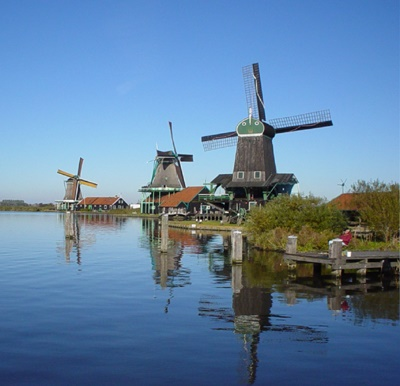
%> input picture Erwtima7/left.jpg, 400 x 386 px
$ octave --eval "result = shirai;"   (GNU Octave 9; MATLAB toolbox functions it lacks are replaced by stand-ins)
%> lines starting %> are read from the running program, lines starting %| are printed output that depends on the picture; in (x1, y1, x2, y2) boxes, pixels count from 0 and x2, y2 are one past the last pixel; in counts of white or black regions, pixels touching at a corner belong together; the program's own positions count from 1
function [CorrespondingPoint] = shirai()
% This sctript demonstrate the basic feature based correspondence points
% matching algorithm.

clc
clear all

% Load and display original images.

LeftImage = imread('left.jpg');
%> LeftImage is the input picture: size 386x400x3 uint8; mean R, G, B 97.5, 130, 162.8
RightImage = imread('right.jpg');
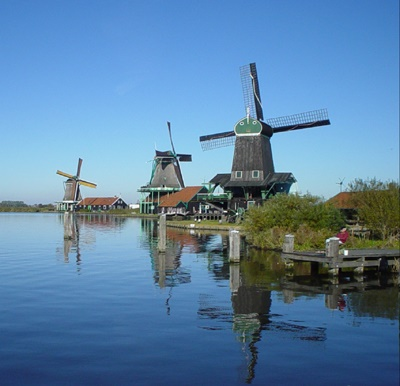
%> input picture Erwtima7/right.jpg, 400 x 386 px
%> RightImage is the input picture: size 386x400x3 uint8; mean R, G, B 91.9, 131, 165.3

LeftImage = LeftImage([1:386],[1:400],:);
RightImage = RightImage([1:386],[1:400],:);

[LeftHeight,LeftWidth] = size(LeftImage(:,:,1));
%> LeftHeight = 386; LeftWidth = 400
[RightHeight,RightWidth] = size(RightImage(:,:,1));
%> RightHeight = 386; RightWidth = 400
Height = min(LeftHeight,RightHeight);
%> Height = 386
Width = min(LeftWidth,RightWidth);
%> Width = 400
%Initialize Corresponding Point Matrix
CorrespondingPoint = zeros(Height,Width);
%> CorrespondingPoint: size 386x400 double; every value is 0
LeftImage = LeftImage([1:Height],[1:Width],:);
RightImage = RightImage([1:Height],[1:Width],:);
figure('Name','Original Left Image');
imshow(LeftImage);
title('Left RGB Image');
figure('Name','Original Right Image');
imshow(RightImage);
title('Right RGB Image');

% Convert images to grayscale images in order to reduce computational
% effort.
LeftImage = rgb2gray(LeftImage);
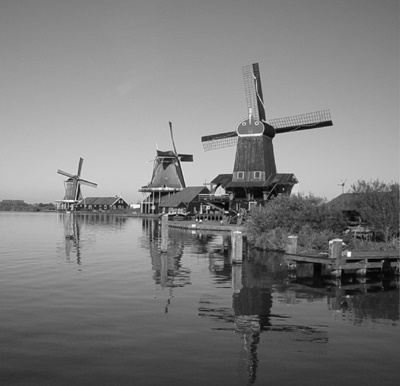
%> LeftImage: size 386x400 uint8; min 1, max 254, mean 124
LeftImage = double(LeftImage)/255;
%> LeftImage: size 386x400 double
RightImage = rgb2gray(RightImage);
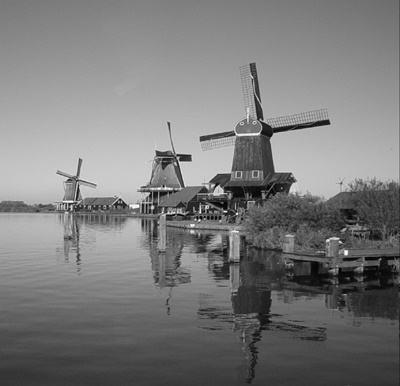
%> RightImage: size 386x400 uint8; min 0, max 254, mean 123.2
RightImage = double(RightImage)/255;
%> RightImage: size 386x400 double
figure('Name','Grayscaled Left Image');
imshow(LeftImage);
title('Left Grayscale Image');
figure('Name','Grayscaled Right Image');
imshow(RightImage);
title('Right Grayscale Image');

% Compute the image corresponding to the lest image.

EdgeImage = im2bw(LeftImage);
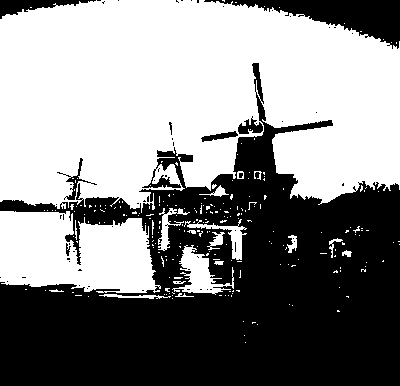
%> EdgeImage: size 386x400 logical; 53.5% white; 64 black regions (56 under 20 px), largest, box (x1, y1, x2, y2) and area: (0, 63, 400, 386) 66456, (204, 0, 400, 49) 3711, (0, 0, 96, 19) 756
EdgeImage = double(EdgeImage);
EdgeImage = edge(EdgeImage,'prewitt');
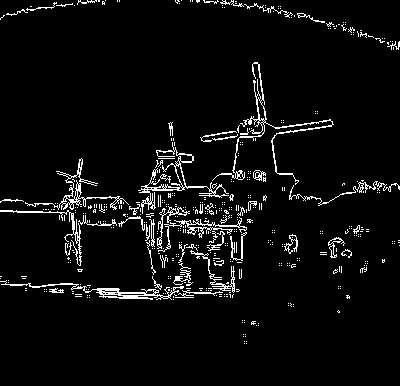
%> EdgeImage: size 386x400 logical; 4.9% white in thin lines or dots, all inside (x1, y1, x2, y2) = (0, 0, 400, 344)
figure('Name','Thresholded Left Edge Image');
imshow(EdgeImage);

% Main algorith for the correspondence problem.

% Set the window size.
W = 2;

% For each scan line.
for i = W+1:1:Height-W
    % For each pixel of the left image image within ths scan line.
    for j = W+1:1:Width - W
        [i,j]
        if (EdgeImage(i,j)==1)
            % Get left image window.
            LeftImageWindow = LeftImage([i-W:i+W],[j-W:j+W]);
            % Compute the mean intensity value of the left window.
            LeftWindowMean = mean(mean(LeftImageWindow));
            % Compute some auxiliary variables related to the left image
            % window.
            Mleft = LeftImageWindow - LeftWindowMean;
            Mleft_square = Mleft.^2;
            % Get the search area within the right image.
            SearchLine = [W+1:j];
            SearchLineWidth = length(SearchLine);
            % Initialize right image windows and corresponding means and
            % costs.
            RightImageWindows = cell(1,SearchLineWidth);
            RightImageMeans = zeros(1,SearchLineWidth);
            Cost = zeros(1,SearchLineWidth);
            % For each point in the search line of the right window compute
            % the corresponding cost.
            for m = 1:1:length(SearchLine)
                %m
                RightImageWindows{m} = RightImage([i-W:i+W],[SearchLine(m)-W:SearchLine(m)+W]);   %pairnei to kathe ena parathiraki
                %SH = [SearchLine(m)-W:SearchLine(m)+W]
                %SW = [j-W:j+W]
                RightImageMeans(m) = mean(mean(RightImageWindows{m}));
                % Compute some auxiliary variables related to the right image
                % window.
                Mright = RightImageWindows{m} - RightImageMeans(m);
                Mright_square = Mright.^2;
                % Compute the cost value associated with the current
                % window.
                %Cost(m) = sum(sum(Mleft .* Mright)) / sqrt(sum(sum(Mleft_square))*sum(sum(Mright_square)));
                Cost
                %this also stays the same
                [maximum,maximum_index] = max(Cost);
                CorrespondingPoint(i,j) = maximum_index;
            end;
        end;
    end;
end;
end
%> (the run ends here)
